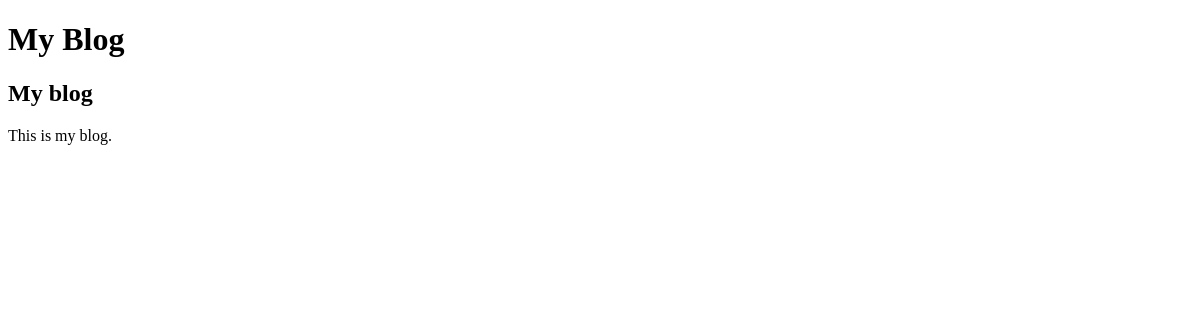
The page /blog/ on the database as committed earlier.
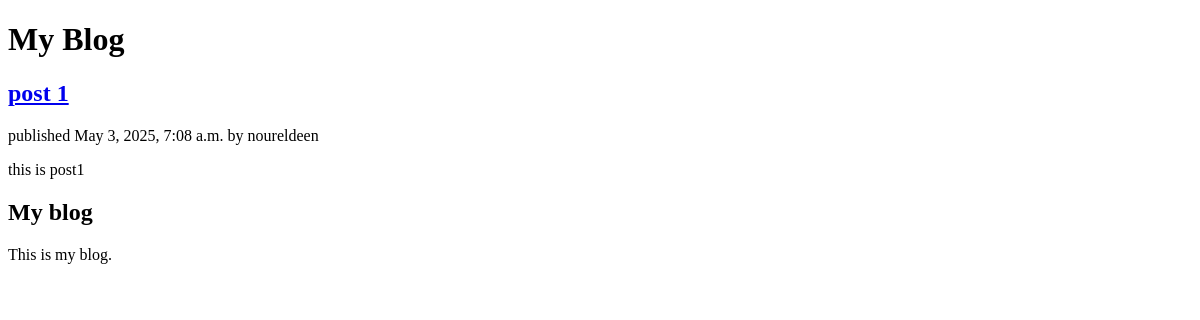
The same page on the database as committed later.
### blog/models.py (models this page shows, shortened)
class Post(models.Model):
    class Status(models.TextChoices):
        DRAFT = 'draft', 'Draft'
        PUBLISHED = 'published', 'Published'
    title = models.CharField(max_length=200)
    content = models.TextField()
    created = models.DateTimeField(auto_now_add=True)
    updated = models.DateTimeField(auto_now=True)
    author = models.ForeignKey(User, on_delete=models.CASCADE, related_name='blog_posts')
    publish = models.DateTimeField(default=timezone.now)
    status = models.CharField(max_length=10, choices=Status.choices, default=Status.DRAFT)
    tags = models.CharField(max_length=100, blank=True)
    slug = models.SlugField(max_length=200, unique=True)
    body = models.TextField()
    class Meta:
        ordering = ['-publish']
        indexes = [
            models.Index(fields=['-publish']),
        ]

### blog/views.py (the view)
# urls.py: path('', views.post_list, name='post_list'),
def post_list(request):
    posts = Post.objects.all()
    return render(request, 'blog/post/list.html', {'posts': posts})

### blog/templates/blog/post/list.html (shortened to what this page needs)
{% extends "blog/base.html" %}
{% block content %}
    <h1>My Blog</h1>
    {% for post in posts %}
        <h2>
        <a href="{% url 'blog:post_detail' post.pk %}">
        {{ post.title }}</a>
        </h2>
        <p class="date">
        published {{ post.publish }} by {{ post.author }}
        </p>
        {{ post.body|truncatewords:30|linebreaks }}
    {% endfor %}
{% endblock %}

Rows that differ between the two databases and show on the page:
added Post: title "post 1", publish "May 3, 2025, 7:08 a.m.", author "noureldeen", body "this is post1"
